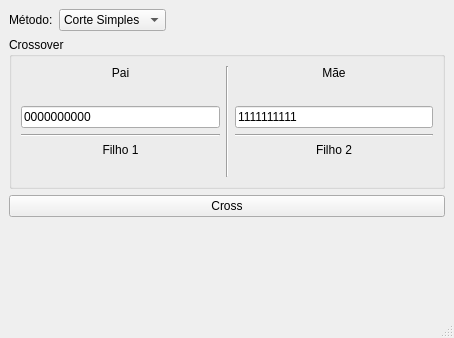
<?xml version="1.0" encoding="UTF-8"?>
<ui version="4.0">
 <class>MainWindow</class>
 <widget class="QMainWindow" name="MainWindow">
  <property name="geometry">
   <rect>
    <x>0</x>
    <y>0</y>
    <width>454</width>
    <height>338</height>
   </rect>
  </property>
  <property name="windowTitle">
   <string>MainWindow</string>
  </property>
  <widget class="QWidget" name="centralwidget">
   <layout class="QVBoxLayout" name="verticalLayout">
    <item>
     <layout class="QHBoxLayout" name="horizontalLayout">
      <item>
       <widget class="QLabel" name="label">
        <property name="text">
         <string>Método:</string>
        </property>
       </widget>
      </item>
      <item>
       <widget class="QComboBox" name="methodComboBox">
        <item>
         <property name="text">
          <string>Corte Simples</string>
         </property>
        </item>
        <item>
         <property name="text">
          <string>Corte Duplo</string>
         </property>
        </item>
        <item>
         <property name="text">
          <string>PMX</string>
         </property>
        </item>
       </widget>
      </item>
      <item>
       <spacer name="horizontalSpacer">
        <property name="orientation">
         <enum>Qt::Horizontal</enum>
        </property>
        <property name="sizeHint" stdset="0">
         <size>
          <width>40</width>
          <height>20</height>
         </size>
        </property>
       </spacer>
      </item>
     </layout>
    </item>
    <item>
     <widget class="QGroupBox" name="groupBox">
      <property name="title">
       <string>Crossover</string>
      </property>
      <layout class="QHBoxLayout" name="horizontalLayout_2">
       <item>
        <layout class="QVBoxLayout" name="verticalLayout_2">
         <item>
          <widget class="QLabel" name="label_2">
           <property name="text">
            <string>Pai</string>
           </property>
           <property name="alignment">
            <set>Qt::AlignCenter</set>
           </property>
          </widget>
         </item>
         <item>
          <widget class="QLabel" name="label_4">
           <property name="text">
            <string/>
           </property>
           <property name="pixmap">
            <pixmap>touro.png</pixmap>
           </property>
           <property name="alignment">
            <set>Qt::AlignCenter</set>
           </property>
          </widget>
         </item>
         <item>
          <widget class="QLineEdit" name="daddyLineEdit">
           <property name="inputMask">
            <string>BBBBBBBBBB</string>
           </property>
           <property name="text">
            <string>0000000000</string>
           </property>
           <property name="maxLength">
            <number>10</number>
           </property>
          </widget>
         </item>
         <item>
          <widget class="Line" name="line">
           <property name="orientation">
            <enum>Qt::Horizontal</enum>
           </property>
          </widget>
         </item>
         <item>
          <widget class="QLabel" name="label_6">
           <property name="text">
            <string>Filho 1</string>
           </property>
           <property name="alignment">
            <set>Qt::AlignCenter</set>
           </property>
          </widget>
         </item>
         <item>
          <layout class="QHBoxLayout" name="horizontalLayout_3">
           <item>
            <widget class="QLabel" name="filhao1Label1">
             <property name="text">
              <string/>
             </property>
             <property name="alignment">
              <set>Qt::AlignRight|Qt::AlignTrailing|Qt::AlignVCenter</set>
             </property>
            </widget>
           </item>
           <item>
            <widget class="QLabel" name="filhao1Label2">
             <property name="alignment">
              <set>Qt::AlignCenter</set>
             </property>
            </widget>
           </item>
           <item>
            <widget class="QLabel" name="filhao1Label3">
             <property name="text">
              <string/>
             </property>
            </widget>
           </item>
          </layout>
         </item>
        </layout>
       </item>
       <item>
        <widget class="Line" name="line_3">
         <property name="orientation">
          <enum>Qt::Vertical</enum>
         </property>
        </widget>
       </item>
       <item>
        <layout class="QVBoxLayout" name="verticalLayout_3">
         <item>
          <widget class="QLabel" name="label_3">
           <property name="text">
            <string>Mãe</string>
           </property>
           <property name="alignment">
            <set>Qt::AlignCenter</set>
           </property>
          </widget>
         </item>
         <item>
          <widget class="QLabel" name="label_5">
           <property name="text">
            <string/>
           </property>
           <property name="pixmap">
            <pixmap>vaca.png</pixmap>
           </property>
           <property name="alignment">
            <set>Qt::AlignCenter</set>
           </property>
          </widget>
         </item>
         <item>
          <widget class="QLineEdit" name="mammyLineEdit">
           <property name="inputMask">
            <string>BBBBBBBBBB</string>
           </property>
           <property name="text">
            <string>1111111111</string>
           </property>
          </widget>
         </item>
         <item>
          <widget class="Line" name="line_2">
           <property name="orientation">
            <enum>Qt::Horizontal</enum>
           </property>
          </widget>
         </item>
         <item>
          <widget class="QLabel" name="label_7">
           <property name="text">
            <string>Filho 2</string>
           </property>
           <property name="alignment">
            <set>Qt::AlignCenter</set>
           </property>
          </widget>
         </item>
         <item>
          <layout class="QHBoxLayout" name="horizontalLayout_4">
           <item>
            <widget class="QLabel" name="filhao2Label1">
             <property name="text">
              <string/>
             </property>
             <property name="alignment">
              <set>Qt::AlignRight|Qt::AlignTrailing|Qt::AlignVCenter</set>
             </property>
            </widget>
           </item>
           <item>
            <widget class="QLabel" name="filhao2Label2">
             <property name="text">
              <string/>
             </property>
             <property name="alignment">
              <set>Qt::AlignCenter</set>
             </property>
            </widget>
           </item>
           <item>
            <widget class="QLabel" name="filhao2Label3">
             <property name="text">
              <string/>
             </property>
            </widget>
           </item>
          </layout>
         </item>
        </layout>
       </item>
      </layout>
     </widget>
    </item>
    <item>
     <widget class="QPushButton" name="crossPushButton">
      <property name="text">
       <string>Cross</string>
      </property>
     </widget>
    </item>
    <item>
     <spacer name="verticalSpacer">
      <property name="orientation">
       <enum>Qt::Vertical</enum>
      </property>
      <property name="sizeHint" stdset="0">
       <size>
        <width>20</width>
        <height>40</height>
       </size>
      </property>
     </spacer>
    </item>
   </layout>
  </widget>
  <widget class="QMenuBar" name="menubar">
   <property name="geometry">
    <rect>
     <x>0</x>
     <y>0</y>
     <width>454</width>
     <height>21</height>
    </rect>
   </property>
  </widget>
  <widget class="QStatusBar" name="statusbar"/>
 </widget>
 <resources/>
 <connections/>
</ui>
